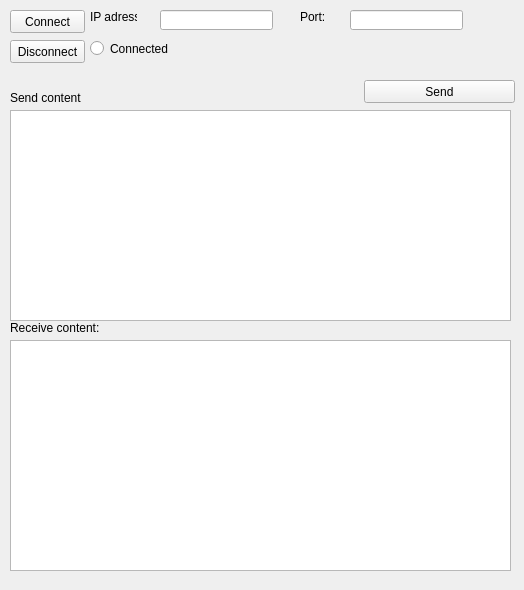
<?xml version="1.0" encoding="UTF-8"?>
<ui version="4.0">
 <class>wdClientSocketBoxUi</class>
 <widget class="QWidget" name="wdClientSocketBoxUi">
  <property name="geometry">
   <rect>
    <x>0</x>
    <y>0</y>
    <width>524</width>
    <height>590</height>
   </rect>
  </property>
  <property name="windowTitle">
   <string>Form</string>
  </property>
  <widget class="QLabel" name="label">
   <property name="geometry">
    <rect>
     <x>90</x>
     <y>10</y>
     <width>47</width>
     <height>13</height>
    </rect>
   </property>
   <property name="text">
    <string>IP adress:</string>
   </property>
  </widget>
  <widget class="QLabel" name="label_2">
   <property name="geometry">
    <rect>
     <x>300</x>
     <y>10</y>
     <width>47</width>
     <height>13</height>
    </rect>
   </property>
   <property name="text">
    <string>Port:</string>
   </property>
  </widget>
  <widget class="QLabel" name="label_3">
   <property name="geometry">
    <rect>
     <x>10</x>
     <y>90</y>
     <width>71</width>
     <height>16</height>
    </rect>
   </property>
   <property name="text">
    <string>Send content:</string>
   </property>
  </widget>
  <widget class="QLabel" name="label_4">
   <property name="geometry">
    <rect>
     <x>10</x>
     <y>320</y>
     <width>91</width>
     <height>16</height>
    </rect>
   </property>
   <property name="text">
    <string>Receive content:</string>
   </property>
  </widget>
  <widget class="QTextEdit" name="txtSend">
   <property name="geometry">
    <rect>
     <x>10</x>
     <y>110</y>
     <width>501</width>
     <height>211</height>
    </rect>
   </property>
  </widget>
  <widget class="QTextEdit" name="txtReceive">
   <property name="geometry">
    <rect>
     <x>10</x>
     <y>340</y>
     <width>501</width>
     <height>231</height>
    </rect>
   </property>
  </widget>
  <widget class="QLineEdit" name="txtIP">
   <property name="geometry">
    <rect>
     <x>160</x>
     <y>10</y>
     <width>113</width>
     <height>20</height>
    </rect>
   </property>
  </widget>
  <widget class="QLineEdit" name="txtPort">
   <property name="geometry">
    <rect>
     <x>350</x>
     <y>10</y>
     <width>113</width>
     <height>20</height>
    </rect>
   </property>
  </widget>
  <widget class="QPushButton" name="btnConnect">
   <property name="geometry">
    <rect>
     <x>10</x>
     <y>10</y>
     <width>75</width>
     <height>23</height>
    </rect>
   </property>
   <property name="text">
    <string>Connect</string>
   </property>
  </widget>
  <widget class="QPushButton" name="btnDisconnect">
   <property name="geometry">
    <rect>
     <x>10</x>
     <y>40</y>
     <width>75</width>
     <height>23</height>
    </rect>
   </property>
   <property name="text">
    <string>Disconnect</string>
   </property>
  </widget>
  <widget class="QRadioButton" name="rdbConnected">
   <property name="geometry">
    <rect>
     <x>90</x>
     <y>40</y>
     <width>82</width>
     <height>17</height>
    </rect>
   </property>
   <property name="text">
    <string>Connected</string>
   </property>
  </widget>
  <widget class="QPushButton" name="btnSend">
   <property name="geometry">
    <rect>
     <x>364</x>
     <y>80</y>
     <width>151</width>
     <height>23</height>
    </rect>
   </property>
   <property name="text">
    <string>Send</string>
   </property>
  </widget>
 </widget>
 <resources/>
 <connections/>
</ui>
